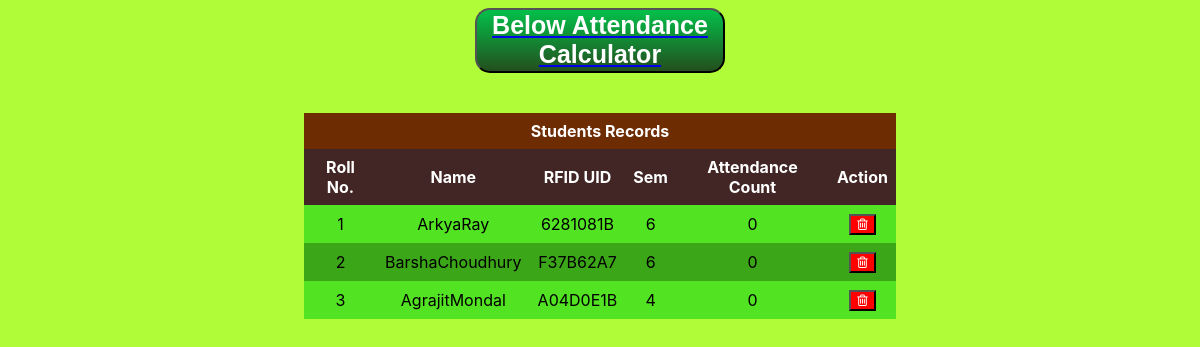
Page /student.php (signed in) on the committed database.
### tables this page shows
CREATE TABLE `students` (
  `id` int(11) NOT NULL,
  `name` varchar(255) NOT NULL,
  `rfid_uid` varchar(255) NOT NULL,
  `semester` int(1) NOT NULL
);

### student.php (the view, shortened to what this page needs)
<!DOCTYPE html>
<html lang="en">
<head>
    <link rel="stylesheet" href="https://cdnjs.cloudflare.com/ajax/libs/font-awesome/4.7.0/css/font-awesome.min.css">
</head>
<body>
<a href="#popup7"><div class="container-button">
    <button><b>Below Attendance Calculator</b></button>
</div></a>
<br><br>
    <?php
        $servername = "localhost";
        $username = "root";
        $password = "";
        $dbname = "smartattendancebyrfid";
        $conn = new mysqli($servername, $username, $password, $dbname);
        $sql = "SELECT * FROM students";
        $result = $conn->query($sql);
    ?>
    <table>
    <thead>
      <tr>
        <th colspan="6" style="background:#6e2c03">Students Records</th>
      </tr>
    </thead>
        <tr>
            <th>Roll No.</th>
            <th>Name</th>
            <th>RFID UID</th>
            <th>Sem</th>
            <th>Attendance Count</th>
            <th>Action</th>
        </tr>
    <?php
        if ($result->num_rows > 0) {
        while($row = $result->fetch_assoc()) {
            $rfid_uid = $row["rfid_uid"];
            $attendance_query = "SELECT COUNT(*) AS attendance_count FROM attendance WHERE rfid_uid = '$rfid_uid'";
            $attendance_result = $conn->query($attendance_query);
            $attendance_row = $attendance_result->fetch_assoc();
            $attendance_count = $attendance_row["attendance_count"];
            echo "<tr>";
            echo "<td>" . $row["id"] . "</td>";
            echo "<td>" . $row["name"] . "</td>";
            echo "<td>" . $row["rfid_uid"] . "</td>";
            echo "<td>" . $row["semester"] . "</td>";
            echo "<td>" . $attendance_count . "</td>";
            echo "<td><form action='delete_student.php' method='post'><input type='hidden' name='student_id' value='" . $row["id"] . "'><button type='submit' name='delete'><i class='fa fa-trash-o'></i></button></form></td>";
            echo "</tr>";
        }
        } else {
            echo "0 results";
        }
    ?>
    </table>
</body>
</html>

### student.php (style rules this page uses)
body { background-color: #B0FC38; align-items: center; font-family: -apple-system, BlinkMacSystemFont, 'Segoe UI', Roboto, Oxygen-Sans, Ubuntu, Cantarell, 'Helvetica Neue', sans-serif; }
table { border-collapse: collapse; width: 50%; margin: auto; }
th, td { text-align: center; padding: 8px; }
tr:nth-child(even) { background-color: #52e322; }
tr:nth-child(odd) { background-color: #3ca619; }
th { background-color: #422626; color: white; }
button { background: red; color: white; cursor: pointer; }
.container-button button { display: flex; justify-content: center; background: -webkit-linear-gradient(#03C04A,#234F1E); color: #fff; margin: auto; font-size: 25px; width: 250px; height: 65px; border-radius: 15px; }

### rows in the picture
students: id "1", name "ArkyaRay", rfid_uid "6281081B", semester "6", attendance_count "0"
students: id "2", name "BarshaChoudhury", rfid_uid "F37B62A7", semester "6", attendance_count "0"
students: id "3", name "AgrajitMondal", rfid_uid "A04D0E1B", semester "4", attendance_count "0"
